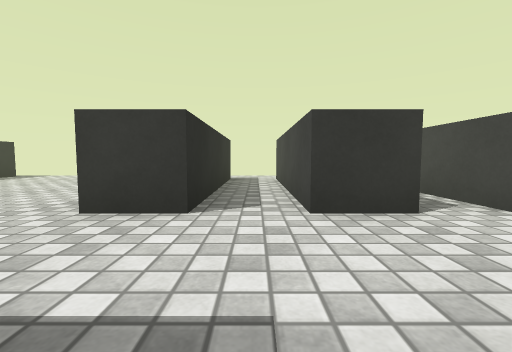
[1] (above)

19 first-person views from a walk through a 3-D level made in the Unity game engine. The camera is 0.51 m above the floor, tilts 4° down and sees 90° across. The floor is counted in squares, 1 m on a side. Each view is taken from the middle of a square. On the plan, view 1 faces up. The plan holds only what a view shows up to about 9 squares ahead; the rest is blank. The place goes on beyond the plan. The player is left out. Surface patterns are stand-ins for the level's own textures.

[2]
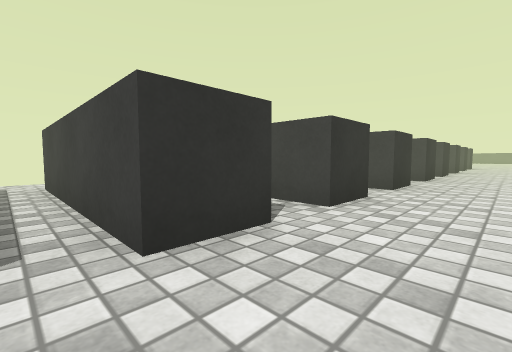

[3]
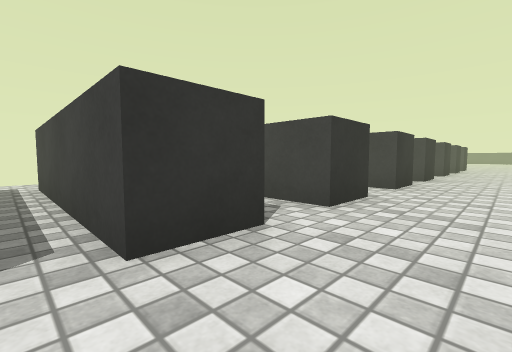

[4]
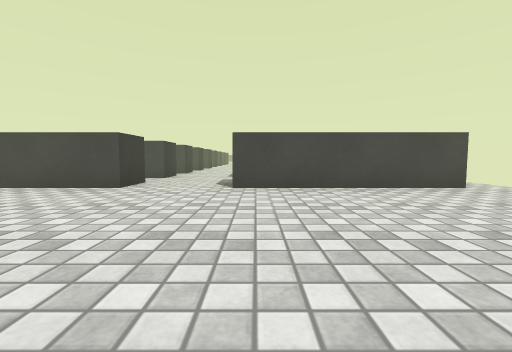

[5]
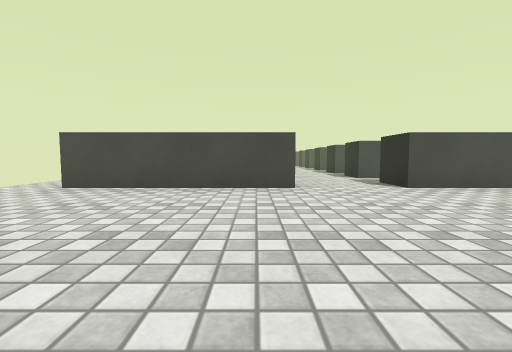

[6]
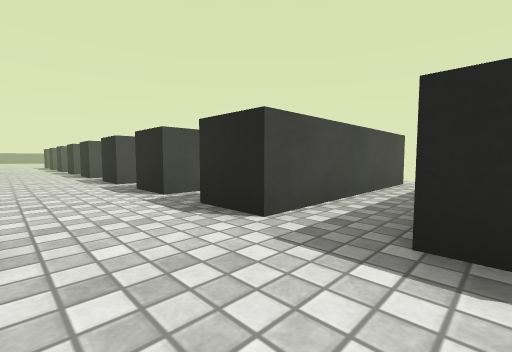

[7]
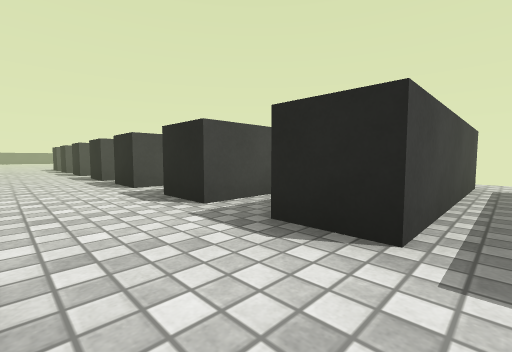

[8]
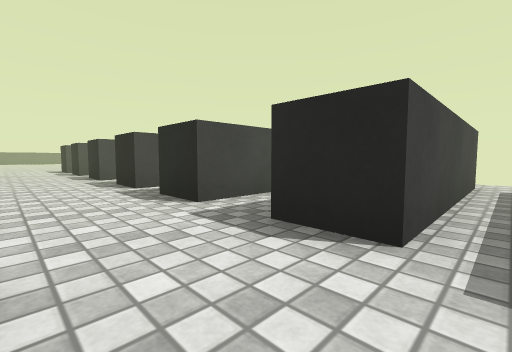

[9]
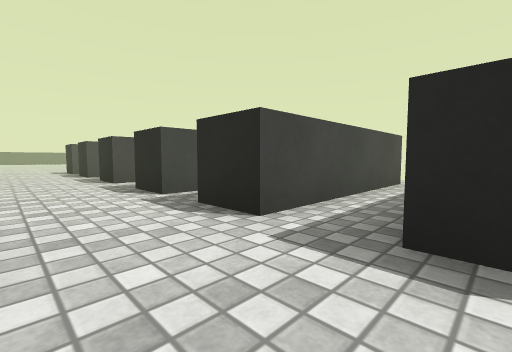

[10]
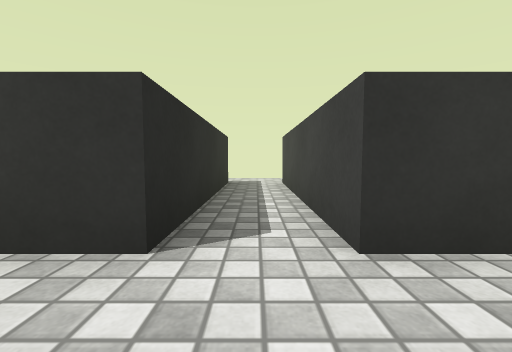

[11]
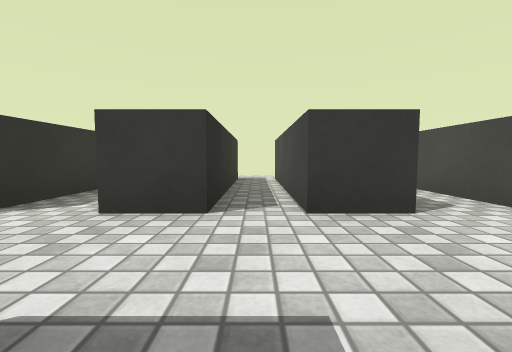

[12]
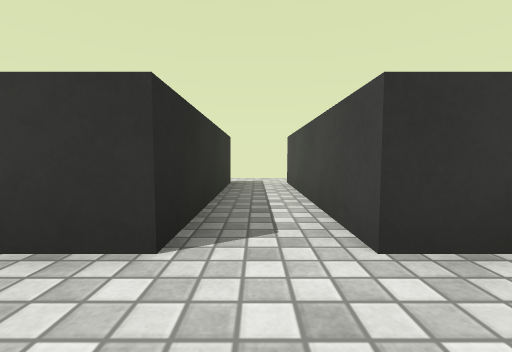

[13]
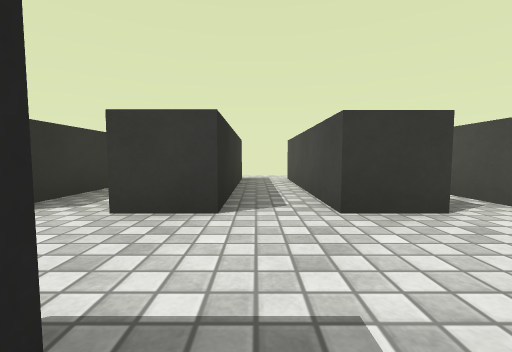

[14]
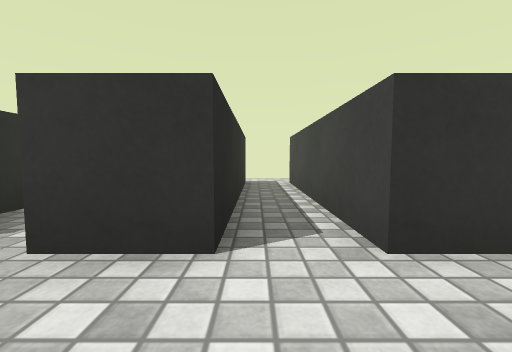

[15]
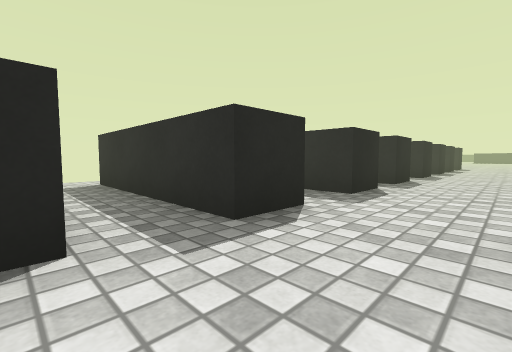

[16]
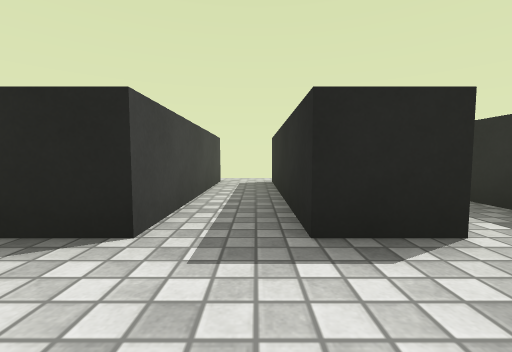

[17]
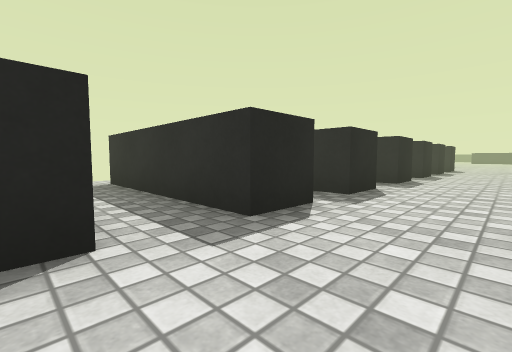

[18]
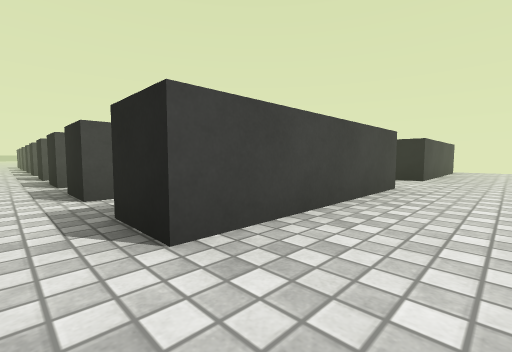

[19]
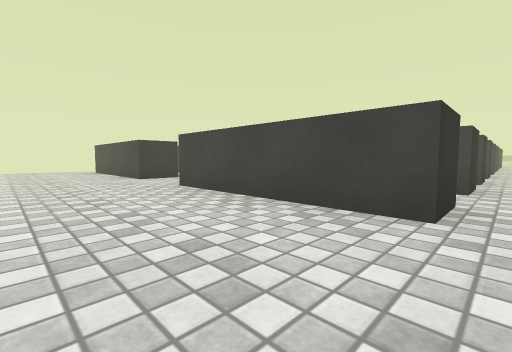

### Floor plan
Points are (right, up) in squares from view 1. A wall is a line through its corners. A room is listed if a view was taken in it or the views show most of it. See-through windows are left out.
Room 1 (views 1, 2, 6)
walls: (0.5, 2.3) (0.5, 6.3); (-1.6, 0.4) (-0.6, 0.4); (-1.6, 6.3) (-0.6, 6.3) (-0.6, 2.3) (-1.6, 2.3); (0.5, -3.6) (0.5, 0.4); (-0.6, -3.6) (-1.6, -3.6)
ways out: opening at (1, -4) to room 2; opening at (1, 1.5) to room 2; opening at (1, 7) to room 2; opening at (-1, -4) to room 3; opening at (-1, 1.5) to room 3; opening at (-1, 7) to room 3
Room 2 (views 3, 7)
walls: (1.6, 2.3) (0.5, 2.3); (2.4, 2.3) (2.4, 6.3); (0.5, 0.4) (1.5, 0.4); (0.5, 6.3) (1.5, 6.3); (2.4, -3.6) (2.4, 0.4); (1.5, -3.6) (0.5, -3.6)
ways out: opening at (1, -4) to room 1; opening at (1, 1.5) to room 1; opening at (1, 7) to room 1; opening at (3, -4) to room 4; opening at (3, 1.5) to room 4; opening at (3, 7) to room 4
Room 3 (views 4, 5, 18, 19)
walls: (-6.6, 7.1) (-6.6, 6.5); (-1.6, 2.3) (-1.6, 6.3); (-1.6, -3.6) (-1.6, 0.4)
ways out: opening at (-1, -4) to room 1; opening at (-1, 1.5) to room 1; opening at (-1, 7) to room 1
Room 4 (view 8)
walls: (4.4, 2.3) (4.4, 3.4); (3.5, 2.3) (2.4, 2.3); (2.4, 0.4) (3.5, 0.4); (2.4, 6.3) (3.5, 6.3); (4.4, -3.6) (4.4, 0.4); (3.5, -3.6) (2.4, -3.6)
ways out: opening at (3, -4) to room 2; opening at (3, 1.5) to room 2; opening at (3, 7) to room 2; opening at (5, -4) to room 5; opening at (5, 1.5) to room 5; opening at (5, 7) to room 5
Room 5 (views 9, 10)
walls: (6.5, 2.3) (6.5, 6.3); (4.4, 0.4) (5.4, 0.4) (5.4, 0); (4.4, 6.3) (5.4, 6.3) (5.4, 2.3) (4.4, 2.3); (5.5, -3.6) (4.4, -3.6); (6.5, -3.6) (6.5, 0.4)
ways out: opening at (5, -4) to room 4; opening at (5, 1.5) to room 4; opening at (5, 7) to room 4; opening at (7, -4) to room 6; opening at (7, 1.5) to room 6; opening at (7, 7) to room 6
Room 6 (view 11)
walls: (8.5, 2.3) (8.5, 6.4); (6.5, 0.4) (7.5, 0.4) (7.5, -0.2); (8.5, -0.2) (8.5, 0.4); (6.5, 6.3) (7.5, 6.3) (7.5, 2.3) (6.5, 2.3)
ways out: opening at (7, -4) to room 5; opening at (7, 1.5) to room 5; opening at (7, 7) to room 5; opening at (9, -4) to room 7; opening at (9, 1.5) to room 7; opening at (9, 7) to room 7
Room 7 (view 12)
walls: (10.7, 2.3) (10.7, 6.4); (8.5, 0.4) (9.5, 0.4) (9.5, -3.6); (10.7, -0.1) (10.7, 0.4); (9.5, 6.4) (9.5, 2.3) (8.5, 2.3)
ways out: opening at (9, -4) to room 6; opening at (9, 1.5) to room 6; opening at (9, 7) to room 6; opening at (11, 1.5) to room 8; opening at (11, 7) to room 8
Room 8 (views 13, 16, 17)
walls: (12.8, 2.3) (12.8, 6.2); (10.7, 0.4) (11.6, 0.4) (11.6, -3.6); (11.6, 6.1) (11.6, 2.3) (10.7, 2.3); (12.8, -3.6) (12.8, 0.4)
ways out: opening at (11, 1.5) to room 7; opening at (11, 7) to room 7; opening at (13, -4) to room 9; opening at (13, 1.5) to room 9; opening at (13, 7)
Room 9 (views 14, 15)
walls: (14.6, 0.4) (15.5, 0.4); (12.8, 0.4) (13.9, 0.4); (13.8, 2.3) (12.8, 2.3); (15.4, 2.3) (14.7, 2.3)
ways out: opening at (13, -4) to room 8; opening at (13, 1.5) to room 8; opening at (14, 2)

Positions as (right, up) in squares from view 1, and headings:
1: (0, 0), facing up
2: (0, 1), facing up-right
3: (2, 1), facing up-right
4: (-6, 0), facing right
5: (-6, 3), facing right
6: (-1, 2), facing down-right
7: (2, 2), facing down-right
8: (4, 2), facing down-right
9: (5, 2), facing down-right
10: (6, 1), facing up
11: (8, 0), facing up
12: (10, 1), facing up
13: (12, 0), facing up
14: (14, 1), facing up
15: (13, 2), facing down-left
16: (12, 2), facing down
17: (11, 2), facing down-left
18: (-3, 7), facing down-right
19: (-4, -4), facing up-right
